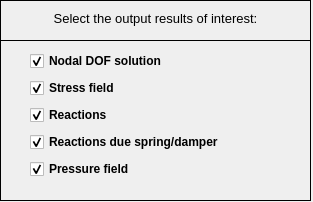
<?xml version="1.0" encoding="UTF-8"?>
<ui version="4.0">
 <class>Dialog</class>
 <widget class="QDialog" name="Dialog">
  <property name="windowModality">
   <enum>Qt::NonModal</enum>
  </property>
  <property name="geometry">
   <rect>
    <x>0</x>
    <y>0</y>
    <width>313</width>
    <height>202</height>
   </rect>
  </property>
  <property name="sizePolicy">
   <sizepolicy hsizetype="Fixed" vsizetype="Fixed">
    <horstretch>0</horstretch>
    <verstretch>0</verstretch>
   </sizepolicy>
  </property>
  <property name="contextMenuPolicy">
   <enum>Qt::DefaultContextMenu</enum>
  </property>
  <property name="windowTitle">
   <string>Analysis setup</string>
  </property>
  <property name="windowIcon">
   <iconset>
    <normaloff>../../../../../../Downloads/load - Copia.png</normaloff>../../../../../../Downloads/load - Copia.png</iconset>
  </property>
  <property name="whatsThis">
   <string/>
  </property>
  <widget class="QWidget" name="widget" native="true">
   <property name="geometry">
    <rect>
     <x>0</x>
     <y>0</y>
     <width>311</width>
     <height>201</height>
    </rect>
   </property>
   <property name="font">
    <font>
     <kerning>true</kerning>
    </font>
   </property>
   <widget class="QFrame" name="frame">
    <property name="geometry">
     <rect>
      <x>0</x>
      <y>0</y>
      <width>311</width>
      <height>41</height>
     </rect>
    </property>
    <property name="frameShape">
     <enum>QFrame::Box</enum>
    </property>
    <property name="frameShadow">
     <enum>QFrame::Plain</enum>
    </property>
    <property name="lineWidth">
     <number>1</number>
    </property>
    <widget class="QLabel" name="label">
     <property name="geometry">
      <rect>
       <x>10</x>
       <y>10</y>
       <width>291</width>
       <height>16</height>
      </rect>
     </property>
     <property name="font">
      <font>
       <pointsize>10</pointsize>
       <italic>false</italic>
      </font>
     </property>
     <property name="text">
      <string>Select the output results of interest:</string>
     </property>
     <property name="textFormat">
      <enum>Qt::AutoText</enum>
     </property>
     <property name="alignment">
      <set>Qt::AlignCenter</set>
     </property>
    </widget>
   </widget>
   <widget class="QFrame" name="frame_2">
    <property name="geometry">
     <rect>
      <x>0</x>
      <y>40</y>
      <width>311</width>
      <height>161</height>
     </rect>
    </property>
    <property name="frameShape">
     <enum>QFrame::Box</enum>
    </property>
    <property name="frameShadow">
     <enum>QFrame::Plain</enum>
    </property>
    <widget class="QWidget" name="verticalLayoutWidget">
     <property name="geometry">
      <rect>
       <x>30</x>
       <y>10</y>
       <width>251</width>
       <height>131</height>
      </rect>
     </property>
     <layout class="QVBoxLayout" name="verticalLayout">
      <item>
       <widget class="QCheckBox" name="checkBox_nodal_dof_solution">
        <property name="font">
         <font>
          <weight>75</weight>
          <bold>true</bold>
         </font>
        </property>
        <property name="text">
         <string>Nodal DOF solution</string>
        </property>
        <property name="checked">
         <bool>true</bool>
        </property>
       </widget>
      </item>
      <item>
       <widget class="QCheckBox" name="checkBox_stress_field">
        <property name="font">
         <font>
          <weight>75</weight>
          <bold>true</bold>
         </font>
        </property>
        <property name="text">
         <string>Stress field</string>
        </property>
        <property name="checked">
         <bool>true</bool>
        </property>
       </widget>
      </item>
      <item>
       <widget class="QCheckBox" name="checkBox_reactions">
        <property name="font">
         <font>
          <weight>75</weight>
          <bold>true</bold>
         </font>
        </property>
        <property name="text">
         <string>Reactions</string>
        </property>
        <property name="checked">
         <bool>true</bool>
        </property>
       </widget>
      </item>
      <item>
       <widget class="QCheckBox" name="checkBox_reactions_due">
        <property name="font">
         <font>
          <weight>75</weight>
          <bold>true</bold>
         </font>
        </property>
        <property name="text">
         <string>Reactions due spring/damper</string>
        </property>
        <property name="checked">
         <bool>true</bool>
        </property>
       </widget>
      </item>
      <item>
       <widget class="QCheckBox" name="checkBox_pressure_field">
        <property name="font">
         <font>
          <weight>75</weight>
          <bold>true</bold>
         </font>
        </property>
        <property name="text">
         <string>Pressure field</string>
        </property>
        <property name="checked">
         <bool>true</bool>
        </property>
       </widget>
      </item>
     </layout>
    </widget>
   </widget>
  </widget>
 </widget>
 <resources/>
 <connections/>
</ui>
